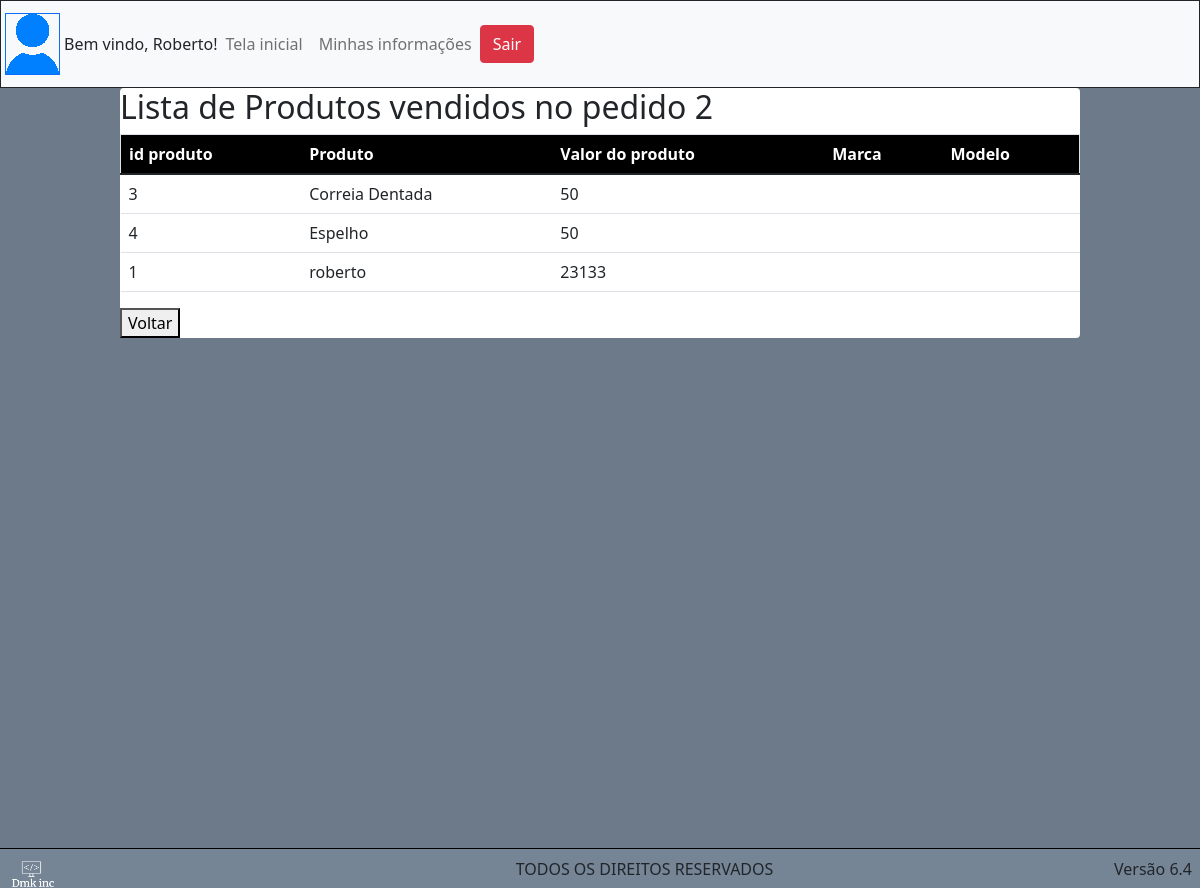
/pedidos.php?id_pedido=2, run on the app's committed database.
### tables this page shows
CREATE TABLE `tb_produto` (
  `id_produto` int(11) NOT NULL,
  `nm_produto` varchar(70) NOT NULL,
  `vl_produto` decimal(10,0) NOT NULL,
  `ds_marca` varchar(70) NOT NULL,
  `ds_modelo` varchar(70) NOT NULL
);

### php/useFunctions.php (the view, shortened to what this page needs)
<?php
function showOrdersProducts($idPedido){
    include 'connect.php';
    $sql = "SELECT * FROM tb_pedido WHERE id_pedido = $idPedido";
    $dados = mysqli_query($conection, $sql);
    $achou = mysqli_num_rows($dados);
    if($achou >= 1){
      $sql = "SELECT * FROM tb_pedidoitem WHERE id_pedido = $idPedido";
      $dados = mysqli_query($conection, $sql);
      $linha = mysqli_fetch_assoc($dados);
      $nProdutos = mysqli_num_rows($dados);
      for($i = 0; $i <= $nProdutos ;$i++){
        $sql = "SELECT * FROM tb_pedidoitem WHERE id_pedido = $idPedido AND id_pedidoitem =". (int)$linha['id_pedidoitem'] + $i;
        $dados = mysqli_query($conection, $sql);
        $produto = mysqli_fetch_assoc($dados);
        if($produto != null){
          $sql = "SELECT * FROM tb_produto where id_produto = " . $produto['id_produto'];
          $dados = mysqli_query($conection, $sql);
          $produto = mysqli_fetch_assoc($dados);
          echo "
            <tr>
              <td>". $produto['id_produto']."</td>
              <td>". $produto['nm_produto']."</td>
              <td>". $produto['vl_produto']."</td>
              <td>". $produto['ds_marca']."</td>
              <td>". $produto['ds_modelo']."</td>
            </tr>";
        }
      }
    } else {
    }
}

### data on the page
tb_produto: id_produto "3", nm_produto "Correia Dentada", vl_produto "50"
tb_produto: id_produto "4", nm_produto "Espelho", vl_produto "50"
tb_produto: id_produto "1", nm_produto "roberto", vl_produto "23133"

### other printed values
$_GET['id_pedido'] "2"
